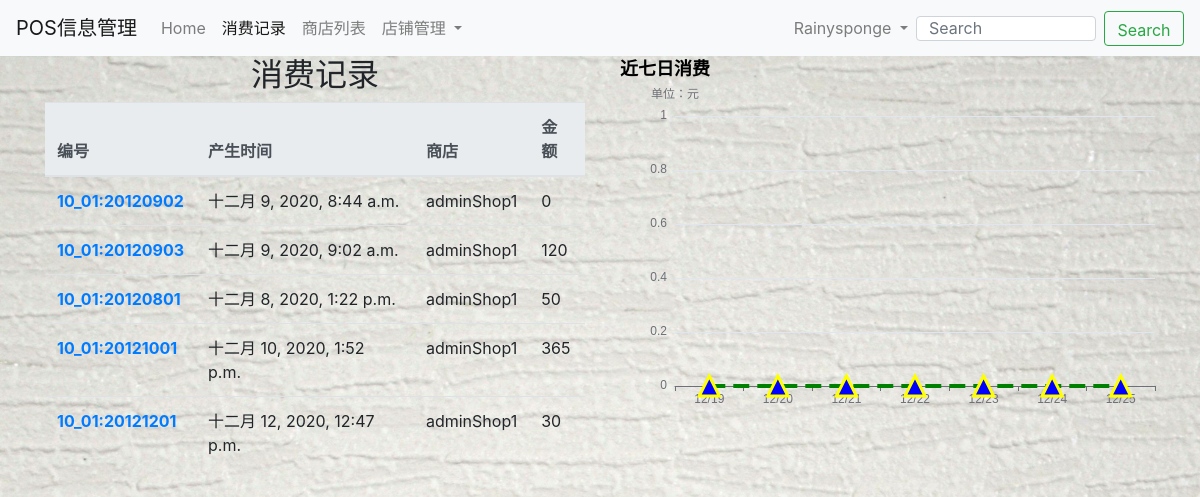
The app's page /consumption/student_consumption (signed in), older data.
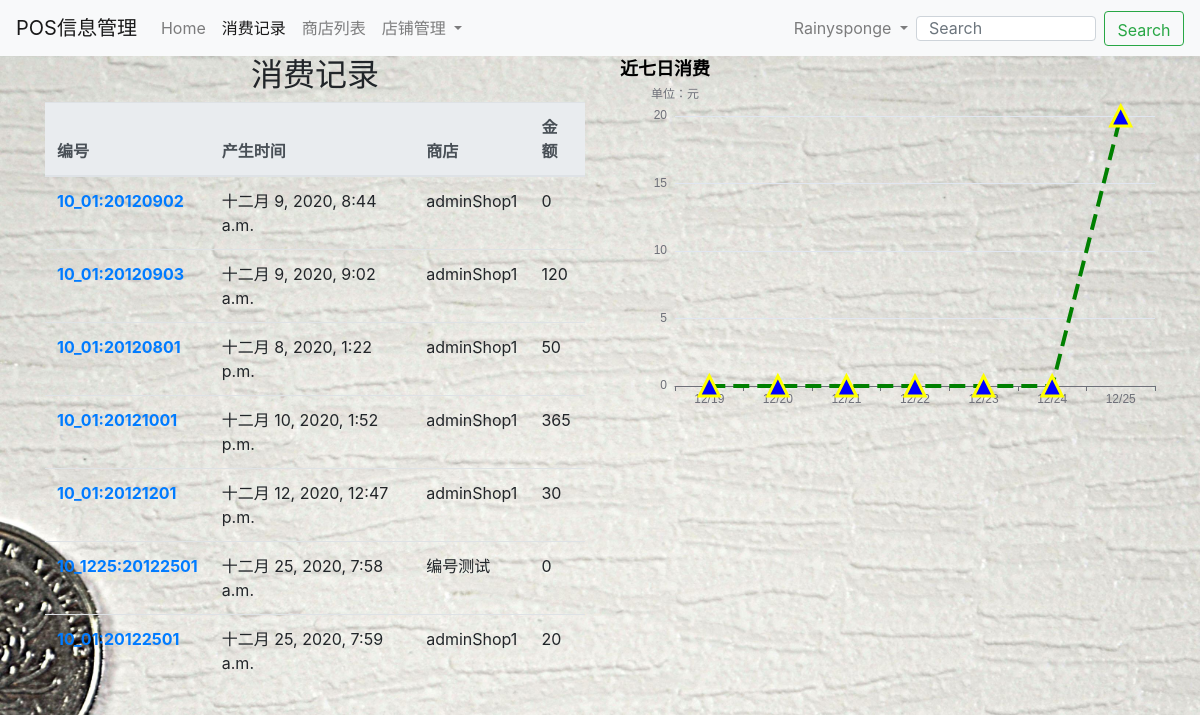
The same page, newer data.
### store/models.py (models this page shows)
class Pay(models.Model):
    pay_No = models.CharField(max_length=24, null=True)
    shop = models.ForeignKey(Shop, on_delete=models.DO_NOTHING, null=True)
    POS = models.ForeignKey(PosInfo, on_delete=models.DO_NOTHING, null=True)
    buyer_id = models.ForeignKey(User, on_delete=models.DO_NOTHING)
    pay_time = models.DateTimeField(default=timezone.now)
    pay_money = models.IntegerField(default=0)

class Shop(models.Model):
    shop_id = models.CharField(max_length=12, null=True)  # 商店编号————为一个用户开多个店铺做准备
    shop_name = models.CharField(max_length=32, null=True)
    shop_owner = models.ForeignKey(User, null=True, on_delete=models.CASCADE)
    shop_position = models.CharField(max_length=32, null=True)
    phone_number = models.CharField(max_length=11, null=True)
    contends = models.TextField(null=True)
    create_time = models.DateTimeField(auto_now_add=True)
    last_update = models.DateTimeField(auto_now=True)
    is_active = models.BooleanField(default=True)

### consumption/views.py (the view)
# urls.py: path('student_consumption', views.student_consumption, name='student_consumption'),
def student_consumption(request):
    user = request.user
    dates, seven_days_consumption = get_seven_days_consumption_data(user)
    pay_list = Pay.objects.filter(buyer_id=user)
    context = {}
    context['pay_list'] = pay_list
    context['dates'] = dates
    context['seven_days_consumption'] = seven_days_consumption
    return render(request, 'consumption/student_consumption.html', context)

### consumption/utils.py (called while the page is built)
def get_seven_days_consumption_data(user):
    today = timezone.now().date()
    dates = []
    pay_money = []
    for i in range(6, -1, -1):
        date = today - datetime.timedelta(days=i)
        dates.append(date.strftime('%m/%d'))
        pay_details = Pay.objects.filter(buyer_id=user, pay_time__year=date.year,
                                         pay_time__month=date.month, pay_time__day=date.day)
        result = pay_details.aggregate(pay_details_sum=Sum('pay_money'))
        pay_money.append(result['pay_details_sum'] or 0)
    return dates, pay_money

### user/models.py (called while the page is built)
def get_Profile(self):
    if Profile.objects.filter(user=self).exists():
        profile = Profile.objects.get(user=self)
        return profile
    else:
        return ''

### consumption/templates/consumption/student_consumption.html (shortened to what this page needs)
{% extends 'base.html' %}
{% load staticfiles %}
{% block consumption_ts_active %}active{% endblock %}
{% block bodyBack %}
<body background="/media/back5.jpeg" style="background-repeat:no-repeat ;background-size:100%,100%; background-attachment: fixed;">
{% endblock %}
{% block content %}
    <div class="container">
        <div class="row">
            <div class="col-md-6">
            <h2 style="text-align: center">消费记录</h2>
                <table class="table">
                    <thead class="thead-light">
                      <tr>
                        <th scope="col">编号</th>
                        <th scope="col">产生时间</th>
                        <th scope="col">商店</th>
                        <th scope="col">金额</th>
                      </tr>
                    </thead>
                    <tbody>
                        {% for pay_item in pay_list %}
                                <tr>
                                    <th scope="row">
                                        <a href="{% url 'orders_in_pay' pay_item.pk %}">{{ pay_item.pay_No }}</a>
                                    </th>
                                    <td>{{ pay_item.pay_time }}</td>
                                    <td>{{ pay_item.shop.shop_name }}</td>
                                    <td>{{ pay_item.pay_money }}</td>
                                </tr>
                        {% empty %}
                            <p>没有数据哦~</p>
                        {% endfor %}
                    </tbody>
                </table>
            </div>
            <div class="col-md 6">
                <div id="seven_days_consumption" style="width: 600px;height:400px;"></div>
            </div>
        </div>
    </div>
    <script type="text/javascript" >
        // 基于准备好的dom，初始化echarts实例
        var myChart = echarts.init(document.getElementById('seven_days_consumption'));
        // 指定图表的配置项和数据
        var option = {
            title: {
                text: '近七日消费',
                textStyle:{
                    color: 'black'
                }
            },
            tooltip: {},
            legend: {
                data:['消费'],
                textStyle:{
                    color: 'black'
                }
            },
            xAxis: {
                type: 'category',
                data: {{ dates|safe }}
            },
            yAxis: {
                type: 'value',
                name: '单位：元',
            },
            series: [{
                data: {{ seven_days_consumption|safe }},
                type: 'line',
                symbol: 'triangle',
                symbolSize: 20,
                lineStyle: {
                    color: 'green',
                    width: 4,
                    type: 'dashed'
                },
                itemStyle: {
                    borderWidth: 3,
                    borderColor: 'yellow',
                    color: 'blue'
                }
            }]
        };
        // 使用刚指定的配置项和数据显示图表。
        myChart.setOption(option);
    </script>
{% endblock %}

### templates/base.html (shortened to what this page needs)
{% load staticfiles %}
<!DOCTYPE html>
<html lang="en">
<head>
    <link rel="stylesheet" type="text/css" href="http://matthew.wagerfield.com/parallax/assets/styles/css/styles.css">
    <link rel="stylesheet" href="https://cdn.jsdelivr.net/npm/bootstrap@4.5.0/dist/css/bootstrap.min.css">
    <link rel="stylesheet" href="{% static 'font-awesome-4.7.0/css/font-awesome.min.css' %}">
</head>
{% block bodyBack %}{% endblock %}
    <div id="container" class="wrapper">
    <nav class="navbar navbar-expand-lg navbar-light bg-light">
      <a class="navbar-brand" href="{% url 'home' %}">POS信息管理</a>
      <div class="collapse navbar-collapse" id="navbarSupportedContent">
        <ul class="navbar-nav mr-auto">
          <li class="nav-item {% block home_active %}active{% endblock %}">
            <a class="nav-link" href="{% url 'home' %}">Home <span class="sr-only">(current)</span></a>
          </li>
          {% if user.Profile.is_student or user.Profile.is_teacher %}
              <li class="nav-item {% block consumption_ts_active %}{% endblock %} ">
                <a class="nav-link" href="{% url 'student_consumption'%}">消费记录</a>
              </li>
          {% endif %}
            <li class="nav-item {% block shopList %}{% endblock %} ">
                <a class="nav-link" href="{% url 'shop_list'%}">商店列表</a>
              </li>
          <li class="nav-item dropdown">
            {% if user.is_authenticated and user.Profile.is_shop_owner %}
                <a class="nav-link dropdown-toggle {% block shop_active %}{% endblock %}" href="#" id="navbarDropdown" role="button" data-toggle="dropdown" aria-haspopup="true" aria-expanded="false">
                  店铺管理
                </a>
            {% endif %}
          </li>
        </ul>
        <ul class="nav navbar-nav">
          {% if not user.is_authenticated %}
                  <li class="nav-item">
                  <a class="nav-link" href="{% url 'login' %}?from={{ request.get_full_path }}">登录</a>
                  </li>
                  <li class="nav-item">
                  <a class="nav-link" href="{% url 'register' %}?from={{ request.get_full_path }}">注册</a>
                  </li>
          {% else %}
                    <li class="nav-item dropdown">
                      <a class="nav-link dropdown-toggle" href="#" id="navbarDropdown" role="button" data-toggle="dropdown" aria-haspopup="true" aria-expanded="false">
                        {{ user.username }}
                      </a>
                </li>
          {% endif %}
          </ul>
        <form class="form-inline my-2 my-lg-0">
          <input class="form-control mr-sm-2" style="width: 180px ; height: 25px "  type="search" placeholder="Search" aria-label="Search">
          <button class="btn btn-outline-success my-2 my-sm-0" style="width: 80px ; height:35px" type="submit">Search</button>
        </form>
      </div>
    </nav>
       {% block content %}{% endblock %}
</div>
</body>
</html>

Row changes from the older to the newer data that the page shows:
added Pay: pay_No "10_1225:20122501", pay_time "十二月 25, 2020, 7:58 a.m.", shop.shop_name "编号测试", pay_money "0"
added Pay: pay_No "10_01:20122501", pay_time "十二月 25, 2020, 7:59 a.m.", shop.shop_name "adminShop1", pay_money "20"
Text that changed along with them:
chart data {{ seven_days_consumption|safe }}: [0, 0, 0, 0, 0, 0, 0] → [0, 0, 0, 0, 0, 0, 20]
